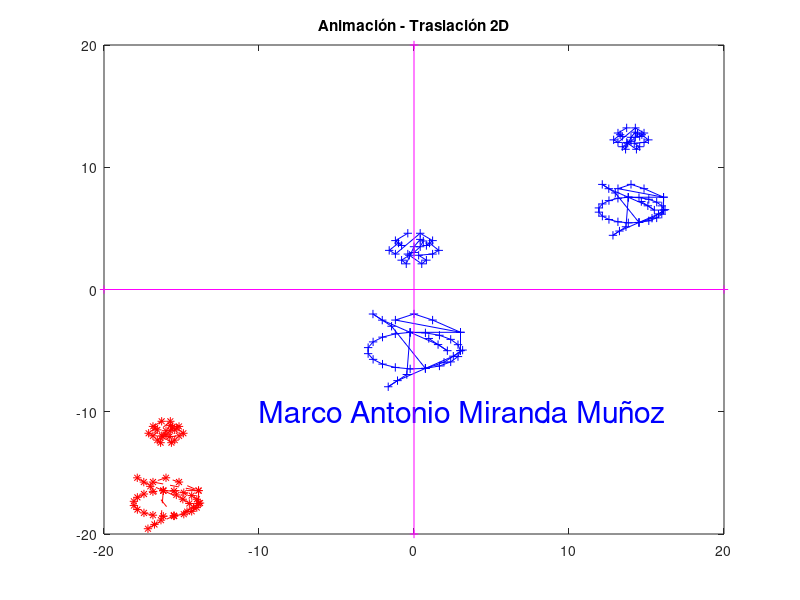

The MATLAB script that drew this image:
# Traslación 2D - TP ANIMACIÓN
# Autor: Marco Antonio Miranda Muñoz
clc; clear all; close all;
format short;
output_precision(2);
disp("Marco Antonio Miranda Muñoz");

# --- Definir dibujo (P1 + nan + P2) - Tortuga con flor ---
P1 = [
  3.0000  2.8375  2.3674  1.6408  0.7364  -0.2477  -1.2051  -2.0318  -2.6384  -2.9591  -2.9591  -2.6384  -2.0318  -1.2051  -0.2477  0.7364  1.6408  2.3674  2.8375  3.0000  3.0000  -1.2000  0.0000  1.2000  3.0000  -0.2477  -2.0477  -2.6477  -1.4477  0.7364  2.5364  3.1364  1.9364  0.7364  -1.0636  -1.6636  -0.4636  -0.2477  1.5523  2.1523  0.9523;
  -5.0000  -4.5130  -4.0787  -3.7443  -3.5459  -3.5051  -3.6263  -3.8964  -4.2861  -4.7531  -5.2469  -5.7139  -6.1036  -6.3736  -6.4949  -6.4541  -6.2557  -5.9213  -5.4870  -5.0000  -3.5000  -2.5000  -2.0000  -2.5000  -3.5000  -3.5051  -2.5051  -2.0051  -3.0051  -6.4541  -5.4541  -4.9541  -5.9541  -6.4541  -7.4541  -7.9541  -6.9541  -3.5051  -4.5051  -5.0051  -4.0051;
   1      1       1       1       1       1       1       1       1       1       1       1       1       1       1       1       1       1       1       1       1       1       1       1       1       1       1       1       1       1       1       1       1       1       1       1       1       1       1       1       1
];

P2 = [
  -0.4  -1.2  -0.8  -1.0  -1.6  -1.2   0.4   1.2   0.8   1.0   1.6   1.2   0.3   0.8   0.5  -0.3  -0.8  -0.5   0.0   0.4  0.6  0.4  0.0  -0.4;
   4.6   4.0   3.6   3.8   3.2   2.9   4.6   4.0   3.6   3.8   3.2   2.9   2.8   2.4   2.1   2.8   2.4   2.1   3.5   4.1  3.97 3.50  3.03  2.90;
   1      1     1     1     1     1     1     1     1     1     1     1     1     1     1     1     1     1     1     1    1    1    1     1
];

nan_column = [NaN; NaN; 1];

P = [P1 nan_column P2];

# Ajustar el tamaño inicial

Sx = 0.7;

Sy = 0.7;

S = [ Sx  0    0

      0  Sy    0

      0   0    1 ];

# Ajustar la posición inicial

Tx = 14;

Ty = 10;

T = [ 1  0   Tx

      0  1   Ty

      0  0    1 ];

# Aplicar las 2 transformaciones anteriores

P0 = P;

P = T*S*P;

# Matriz de desplazamiento de la animación

Tx = -0.5;

Ty = -0.4;

T = [ 1  0   Tx

      0  1   Ty

      0  0    1 ]

figure(1)

dx = 20;

dy = 20;

Pp = P;

for i=1:60;  # 60 ciclos

  Pp = T*Pp;

  hold off

  plot(P0(1,:), P0(2,:), "-+b")

  hold on

  plot(P(1,:), P(2,:), "-+b")

  axis( [-dx  dx  -dy  dy] )

  plot(Pp(1,:), Pp(2,:), "--*r")

  title("Animación - Traslación 2D")

  text(-10, -10, "Marco Antonio Miranda Muñoz",

               "fontsize", 22, "color", "b")

  # Eje X

  Ex = [ -dx   dx

           0    0

           1    1 ];

  plot(Ex(1,:), Ex(2,:), "-+m")

  # Eje Y

  Ey = [   0    0

         -dy   dy

           1    1 ];

  plot(Ey(1,:), Ey(2,:), "-+m")

  pause(0.025)

end;
